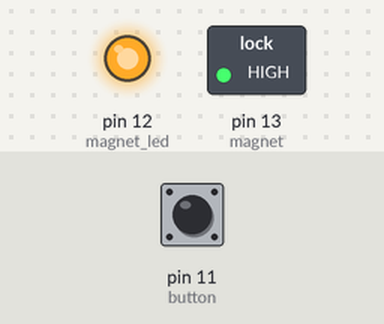
Bench run of a sketch on a simulated Arduino Uno, built with avr-gcc and run on an emulated ATmega328P. Parts: switched loads named in the sketch (green lamp = pin HIGH), output pins drawn as LEDs (lit = HIGH). Inputs (shaded band) come from the test bench; at power-on: pin 11 (button) LOW.

Above: at 1.2 s.
1.3 s: pin 11 (button) pulled HIGH for 0.15 s
At 2.3 s:
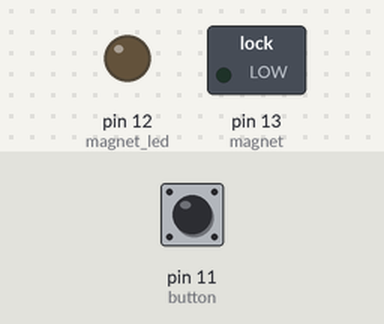
2.9 s: pin 11 (button) pulled HIGH for 1 s
At 3.5 s:
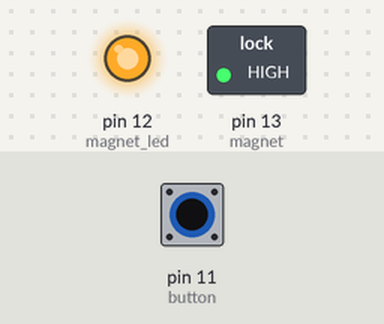
5.4 s: pin 11 (button) pulled HIGH for 3.2 s
At 6.6 s:
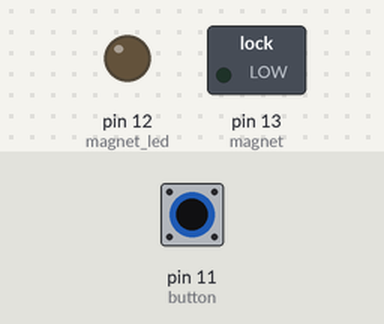
Timing chart, 0 to 8.4 s (numbered marks = the images above; inputs shaded):
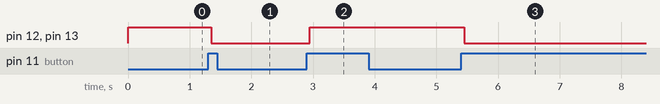

Measured:
- after the input at 1.3 s, pin 12 (magnet_led), pin 13 (magnet): HIGH → LOW after 0.05 s
- after the input at 2.9 s, pin 12 (magnet_led), pin 13 (magnet): LOW → HIGH after 0.05 s
- after the input at 5.4 s, pin 12 (magnet_led), pin 13 (magnet): HIGH → LOW after 0.05 s

The sketch:

test_elettrocalamita_con_bottone.ino
```cpp
#define button 11
#define magnet_led 12
#define magnet 13

bool magnet_state = HIGH;         // the current state of the output pin
bool button_reading;
bool button_state;             // the current reading from the input pin
bool last_button_state = LOW;   // the previous reading from the input pin

// the following variables are unsigned longs because the time, measured in
// milliseconds, will quickly become a bigger number than can be stored in an int.
unsigned long last_debounce_time = 0;  // the last time the output pin was toggled
unsigned long debounce_delay = 50;    // the debounce time; increase if the output flickers

void setup() {
  pinMode(button, INPUT);
  pinMode(magnet_led, OUTPUT);
  pinMode(magnet, OUTPUT);

  digitalWrite(magnet_led, magnet_state);
  digitalWrite(magnet, magnet_state);
}

void loop() {
  button_reading = digitalRead(button);
  if (button_reading != last_button_state){
    // reset the debouncing timer
    last_debounce_time = millis();
  }

  if ((millis() - last_debounce_time) > debounce_delay){
    if (button_reading != button_state){
      button_state = button_reading;

      // only toggle if the new button state is HIGH
      if (button_state == HIGH){
        magnet_state = !magnet_state;
      }
    }
  }

  digitalWrite(magnet_led, magnet_state);
  digitalWrite(magnet, magnet_state);

  // save the reading. Next time through the loop, it'll be the lastButtonState:
  last_button_state = button_reading;
}
```
